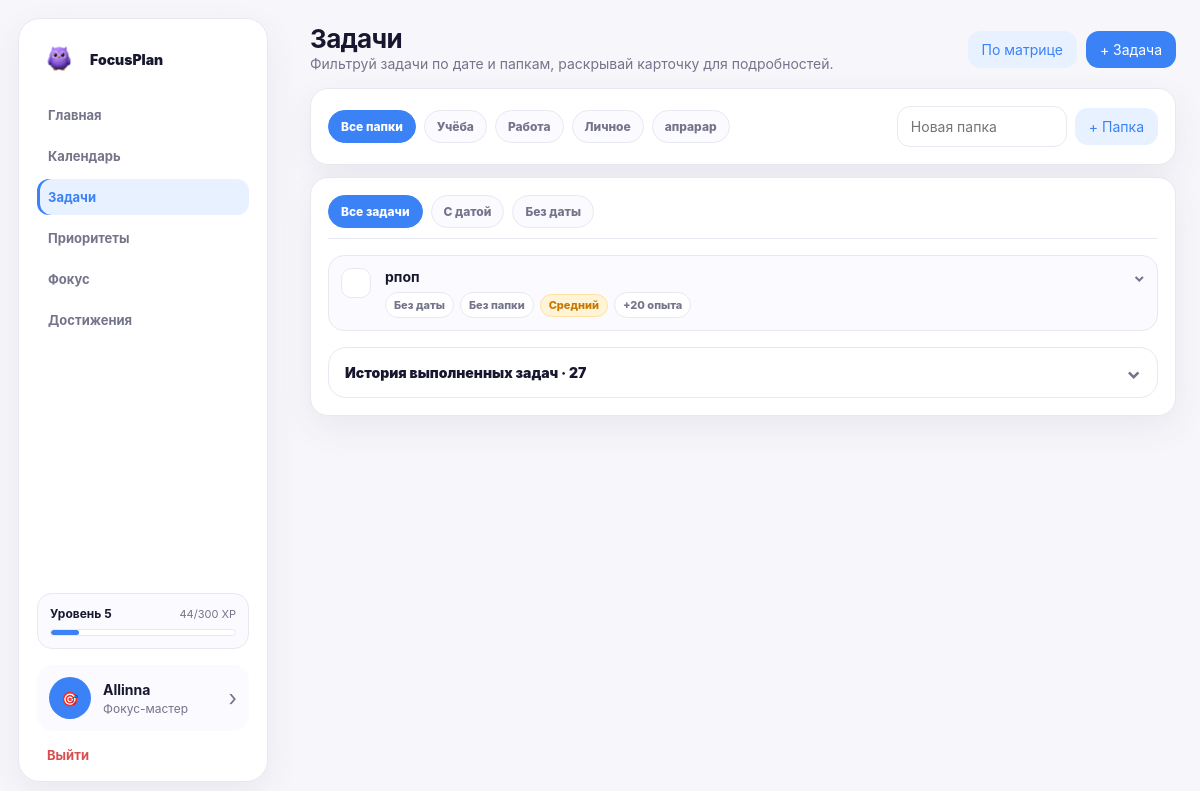
/tasks (signed in), run on the app's committed database.
### tables this page shows
CREATE TABLE users (
        id INTEGER PRIMARY KEY AUTOINCREMENT,
        nickname TEXT NOT NULL UNIQUE,
        password_hash TEXT,
        avatar TEXT,
        theme TEXT DEFAULT 'light',
        accent TEXT DEFAULT 'purple',
        notifications INTEGER DEFAULT 1,
        xp INTEGER DEFAULT 0,
        level INTEGER DEFAULT 1,
        streak INTEGER DEFAULT 0,
        last_activity DATE,
        created_at TEXT
    );

CREATE TABLE folders (
        id INTEGER PRIMARY KEY AUTOINCREMENT,
        user_id INTEGER NOT NULL,
        title TEXT NOT NULL,
        FOREIGN KEY (user_id) REFERENCES users(id),
        UNIQUE(user_id, title)
    );

CREATE TABLE tasks (
        id TEXT PRIMARY KEY,
        user_id INTEGER NOT NULL,
        folder_id INTEGER,
        title TEXT NOT NULL,
        description TEXT,
        priority TEXT,
        importance TEXT,
        urgency TEXT,
        xp INTEGER DEFAULT 0,
        task_date DATE,
        task_time TEXT,
        is_done INTEGER DEFAULT 0,
        earned_xp INTEGER DEFAULT 0,
        created_at TEXT,
        completed_at TEXT,
        estimate_value TEXT,
        estimate_unit TEXT DEFAULT 'hours',
        FOREIGN KEY (user_id) REFERENCES users(id),
        FOREIGN KEY (folder_id) REFERENCES folders(id)
    );

### app.py (the view)
@app.route("/tasks")
@login_required
def tasks_page():
    user = current_user()
    active_filter = request.args.get("filter", "all")
    active_folder = request.args.get("folder", "all")
    tasks = list(user.get("tasks", []))
    if active_filter == "dated":
        tasks = [t for t in tasks if t.get("date")]
    elif active_filter == "nodate":
        tasks = [t for t in tasks if not t.get("date")]
    if active_folder != "all":
        tasks = [t for t in tasks if t.get("folder") == active_folder]
    active_tasks = sorted(
        [t for t in tasks if not t.get("done")],
        key=lambda task: (task.get("date") or "9999-99-99", task.get("time") or "99:99")
    )
    completed_tasks = sorted(
        [t for t in tasks if t.get("done")],
        key=lambda task: (task.get("completed_at") or task.get("date") or "", task.get("time") or ""),
        reverse=True
    )
    return render_template(
        "tasks.html",
        tasks=tasks,
        active_tasks=active_tasks,
        completed_tasks=completed_tasks,
        active_filter=active_filter,
        active_folder=active_folder,
        folders=user.get("folders", [])
    )

### app.py (called while the page is built, shortened)
def format_date(value: str | None) -> str:
    if not value:
        return "Без даты"
    try:
        return datetime.strptime(value, "%Y-%m-%d").strftime("%d.%m.%Y")
    except ValueError:
        return value

def current_user() -> Dict[str, Any] | None:
    nickname = session.get("nickname")
    if not nickname:
        return None
    user = load_user_from_db(nickname)
    if not user:
        user = create_user(nickname)
        sync_user_to_db(user)
    return normalize_user(user)

def login_required(view):
    @wraps(view)
    def wrapped(*args, **kwargs):
        if not session.get("nickname"):
            return redirect(url_for("login"))
        return view(*args, **kwargs)
    return wrapped

def badge_by_code(code: str) -> Dict[str, Any] | None:
    return next((item for item in BADGES if item["code"] == code), None)

def unlocked_achievement_codes(user: Dict[str, Any]) -> List[str]:
    return [item.get("code") if isinstance(item, dict) else item for item in user.get("achievements", [])]

def build_reminder_tasks(user: Dict[str, Any]) -> List[Dict[str, Any]]:
    reminder_tasks = []
    for task in user.get("tasks", []):
        if task.get("done") or not task.get("date"):
            continue
    return reminder_tasks

### focusplan_db.py (called while the page is built)
def int_to_bool(value: Any) -> bool:
    return bool(int(value or 0))

def get_db() -> sqlite3.Connection:
    conn = sqlite3.connect(DB_FILE)
    conn.row_factory = sqlite3.Row
    conn.execute("PRAGMA foreign_keys = ON")
    return conn

def reconstruct_streak_days(last_activity: str | None, streak: int) -> List[str]:
    if not last_activity or int(streak or 0) <= 0:
        return []
    try:
        last_day = datetime.strptime(last_activity, "%Y-%m-%d").date()
    except ValueError:
        return []
    return [
        (last_day - timedelta(days=offset)).isoformat()
        for offset in range(int(streak) - 1, -1, -1)
    ]

def calculate_priority(importance: str, urgency: str) -> str:
    if urgency == "urgent" and importance == "high":
        return "high"
    if urgency == "urgent" or importance == "high":
        return "medium"
    return "low"

def calculate_task_xp(importance: str, urgency: str, subtasks: List[Dict[str, Any]] | None = None) -> int:
    xp = 10
    xp += {"low": 2, "medium": 5, "high": 10}.get(importance, 5)
    xp += 10 if urgency == "urgent" else 0
    xp += 5 if subtasks else 0
    return xp

def level_from_xp(xp: int) -> int:
    return level_state_from_xp(xp)["level"]

### templates/tasks.html (shortened to what this page needs)
{% extends "base.html" %}
{% block content %}
<header class="topbar compact-topbar">
  <div><h1>Задачи</h1><p>Фильтруй задачи по дате и папкам, раскрывай карточку для подробностей.</p></div>
  <div class="top-actions"><a class="btn secondary" href="{{ url_for('matrix') }}">По матрице</a><button class="btn primary" data-modal-open="taskModal">+ Задача</button></div>
</header>
<section class="card folder-panel">
  <div class="folder-tabs">
    <a class="{{ 'active' if active_folder == 'all' }}" href="{{ url_for('tasks_page', filter=active_filter) }}">Все папки</a>
    {% for folder in folders %}<a class="{{ 'active' if active_folder == folder }}" href="{{ url_for('tasks_page', filter=active_filter, folder=folder) }}">{{ folder }}</a>{% endfor %}
  </div>
  <form method="post" action="{{ url_for('add_folder') }}" class="folder-form"><input name="folder" placeholder="Новая папка"><button class="btn secondary" type="submit">+ Папка</button></form>
</section>
<section class="card task-page-card">
  <div class="task-tabs">
    <a class="{{ 'active' if active_filter == 'all' }}" href="{{ url_for('tasks_page', folder=active_folder) }}">Все задачи</a>
    <a class="{{ 'active' if active_filter == 'dated' }}" href="{{ url_for('tasks_page', filter='dated', folder=active_folder) }}">С датой</a>
    <a class="{{ 'active' if active_filter == 'nodate' }}" href="{{ url_for('tasks_page', filter='nodate', folder=active_folder) }}">Без даты</a>
  </div>
  {% if active_tasks %}
    <div class="task-list">
      {% for task in active_tasks %}
        {% set compact_task = False %}
        {% include "partials/task_card.html" %}
      {% endfor %}
    </div>
  {% else %}
    <div class="empty">Нет активных задач по выбранному фильтру.</div>
  {% endif %}
  {% if completed_tasks %}
    <details class="completed-history">
      <summary>
        <span>История выполненных задач · {{ completed_tasks|length }}</span>
        <span class="history-arrow">⌄</span>
      </summary>
        {% for task in completed_tasks %}
          {% set compact_task = False %}
        {% endfor %}
    </details>
  {% endif %}
</section>
{% endblock %}

### templates/base.html (shortened to what this page needs)
<!doctype html>
<html lang="ru" data-accent="{{ settings.accent if settings else 'purple' }}">
<head>
  <link rel="stylesheet" href="{{ url_for('static', filename='css/style.css') }}">
</head>
<body data-confetti-earned="{{ confetti.earned if confetti else '' }}" data-confetti-message="{{ confetti.message if confetti and confetti.message else '' }}" data-notifications-enabled="{{ '1' if notifications_enabled|default(true) else '0' }}">
  {% if user %}
  <aside class="sidebar">
    <a class="brand" href="{{ url_for('dashboard') }}">
      <span class="logo">
          <img src="{{ url_for('static', filename='img/logo-owl-2.png') }}" alt="FocusPlan">
      </span>
      <span>FocusPlan</span></a>
    <nav class="menu">
      <a class="{{ 'active' if current_endpoint == 'dashboard' }}" href="{{ url_for('dashboard') }}">Главная</a>
      <a class="{{ 'active' if current_endpoint == 'calendar' }}" href="{{ url_for('calendar') }}">Календарь</a>
      <a class="{{ 'active' if current_endpoint in ['tasks_page','toggle_task','toggle_subtask','edit_task'] }}" href="{{ url_for('tasks_page') }}">Задачи</a>
      <a class="{{ 'active' if current_endpoint == 'matrix' }}" href="{{ url_for('matrix') }}">Приоритеты</a>
      <a class="{{ 'active' if current_endpoint in ['focus','complete_focus'] }}" href="{{ url_for('focus') }}">Фокус</a>
      <a class="{{ 'active' if current_endpoint in ['achievements_page','select_badge'] }}" href="{{ url_for('achievements_page') }}">Достижения</a>
    </nav>
    <a class="level-card" href="{{ url_for('profile') }}">
      <div class="level-row"><b>Уровень {{ level }}</b><span>{{ level_current_xp }}/{{ level_required_xp }} XP</span></div>
      <div class="progress"><i style="width: {{ level_progress }}%"></i></div>
    </a>
    <a class="sidebar-card {{ 'active-profile' if current_endpoint == 'profile' }}" href="{{ url_for('profile') }}">
      <div class="avatar small">{{ profile_avatar }}</div>
      <div class="profile-text"><b>{{ user.nickname }}</b><p>{% if active_badge %}{{ active_badge.title }}{% else %}Профиль и настройки{% endif %}</p></div><span class="chevron">›</span>
    </a>
    <a class="logout" href="{{ url_for('logout') }}">Выйти</a>
  </aside>
  {% endif %}
  <main class="{{ 'app-main' if user else 'login-main' }}">
    {% block content %}{% endblock %}
  </main>
  <div id="confettiLayer"></div>
</body>
</html>

### templates/partials/task_card.html (shortened to what this page needs)
<details
  class="task-row task-card {{ 'done' if task.done }} {{ 'compact-task' if compact_task else '' }}"
  data-task-details="{{ task.id }}"
>
  <summary>
    <form method="post" action="{{ url_for('toggle_task', task_id=task.id) }}" class="inline-form" onclick="event.stopPropagation()">
      <button class="check {{ 'checked' if task.done }}" title="Отметить выполнение">{{ '✓' if task.done else '' }}</button>
    </form>
    <div class="task-content">
      <div class="task-title-line"><b>{{ task.title }}</b>{% if task.done %}<span class="done-badge">Выполнено</span>{% endif %}</div>
      <div class="task-meta">
        <span>{{ format_date(task.date) }}{% if task.time %} · {{ task.time }}{% endif %}</span>
        <span>{{ task.folder or "Без папки" }}</span>
        <a class="priority-pill priority-{{ task.priority }}" href="{{ url_for('matrix') }}">{{ priority_labels[task.priority] }}</a>
        <span class="xp-pill">+{{ task.xp }} опыта</span>
      </div>
    </div>
    <span class="summary-arrow">⌄</span>
  </summary>
</details>

### data on the page
users: nickname "Allinna"
folders: title "Учёба"
folders: title "Работа"
folders: title "Личное"
folders: title "апрарар"
tasks: title "рпоп", date "Без даты", folder "Без папки", priority "Средний", xp "20"

### other printed values
{{ level }} "5"
{{ level_current_xp }} "44"
{{ level_required_xp }} "300"
{{ profile_avatar }} "🎯"
{{ active_badge.title }} "Фокус-мастер"
{{ completed_tasks|length }} "27"
